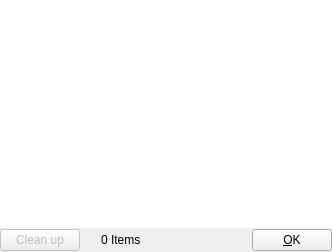
<ui version="4.0" >
 <class>DownloadDialog</class>
 <widget class="QDialog" name="DownloadDialog" >
  <property name="geometry" >
   <rect>
    <x>0</x>
    <y>0</y>
    <width>332</width>
    <height>252</height>
   </rect>
  </property>
  <property name="windowTitle" >
   <string>Downloads</string>
  </property>
  <layout class="QGridLayout" name="gridLayout" >
   <property name="margin" >
    <number>0</number>
   </property>
   <property name="spacing" >
    <number>0</number>
   </property>
   <item row="0" column="0" colspan="5" >
    <widget class="EditTableView" name="downloadsView" >
     <property name="frameShape" >
      <enum>QFrame::NoFrame</enum>
     </property>
    </widget>
   </item>
   <item row="1" column="0" >
    <layout class="QHBoxLayout" name="horizontalLayout" >
     <item>
      <widget class="QPushButton" name="cleanupButton" >
       <property name="enabled" >
        <bool>false</bool>
       </property>
       <property name="text" >
        <string>Clean up</string>
       </property>
      </widget>
     </item>
     <item>
      <spacer>
       <property name="orientation" >
        <enum>Qt::Horizontal</enum>
       </property>
       <property name="sizeHint" stdset="0" >
        <size>
         <width>58</width>
         <height>24</height>
        </size>
       </property>
      </spacer>
     </item>
    </layout>
   </item>
   <item row="1" column="1" >
    <widget class="QLabel" name="itemCount" >
     <property name="text" >
      <string>0 Items</string>
     </property>
    </widget>
   </item>
   <item row="1" column="3" >
    <widget class="QPushButton" name="closeButton" >
     <property name="text" >
      <string>&amp;OK</string>
     </property>
    </widget>
   </item>
   <item row="1" column="2" >
    <spacer name="horizontalSpacer" >
     <property name="orientation" >
      <enum>Qt::Horizontal</enum>
     </property>
     <property name="sizeHint" stdset="0" >
      <size>
       <width>148</width>
       <height>20</height>
      </size>
     </property>
    </spacer>
   </item>
  </layout>
 </widget>
 <customwidgets>
  <customwidget>
   <class>EditTableView</class>
   <extends>QTableView</extends>
   <header>edittableview.h</header>
  </customwidget>
 </customwidgets>
 <resources/>
 <connections/>
</ui>
